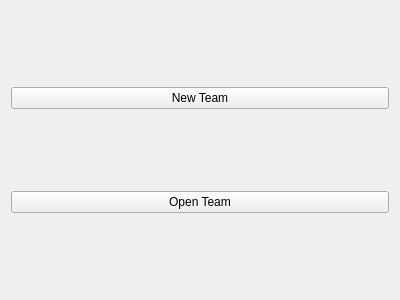
<?xml version="1.0" encoding="UTF-8"?>
<ui version="4.0">
 <class>Form</class>
 <widget class="QWidget" name="Form">
  <property name="geometry">
   <rect>
    <x>0</x>
    <y>0</y>
    <width>400</width>
    <height>300</height>
   </rect>
  </property>
  <property name="windowTitle">
   <string>Form</string>
  </property>
  <layout class="QHBoxLayout" name="horizontalLayout">
   <item>
    <layout class="QVBoxLayout" name="verticalLayout">
     <item>
      <widget class="QPushButton" name="pushButton">
       <property name="text">
        <string>New Team</string>
       </property>
      </widget>
     </item>
     <item>
      <widget class="QPushButton" name="pushButton_2">
       <property name="text">
        <string>Open Team</string>
       </property>
      </widget>
     </item>
    </layout>
   </item>
  </layout>
 </widget>
 <resources/>
 <connections/>
</ui>
